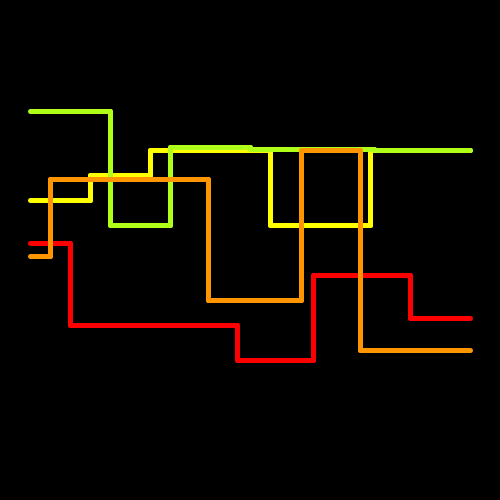
Frame 1 (no input)
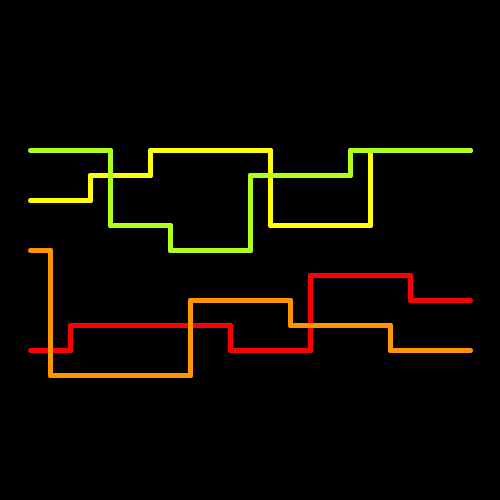
Frame 60 (the mouse pressed at the canvas centre just before this capture)
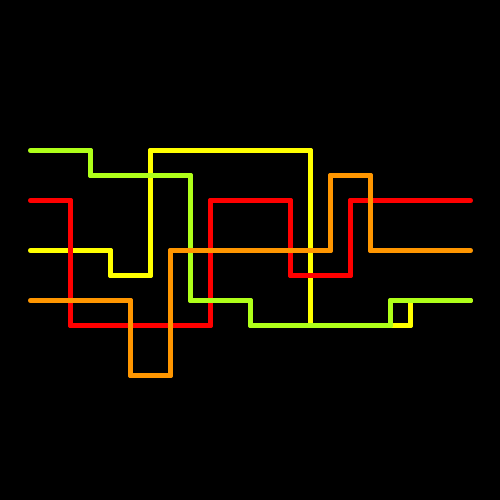
Frame 120 (the mouse held since frame 60 and released just before this capture)

The Processing sketch that drew these frames (run headless with seeded random() and noise(); from frame 60 on, the mouse is pressed at the canvas centre):

// Processing sketch: processing_86293
// ── processing_86293.pde

float changement;
float ah1;
float av1;
float bh1;
float bv1;
float ch1;
float cv1;
float dh1;
float dv1;
float eh1;
float ev1;

float ah2;
float av2;
float bh2;
float bv2;
float ch2;
float cv2;
float dh2;
float dv2;
float eh2;
float ev2;

float ah3;
float av3;
float bh3;
float bv3;
float ch3;
float cv3;
float dh3;
float dv3;
float eh3;
float ev3;

float ah4;
float av4;
float bh4;
float bv4;
float ch4;
float cv4;
float dh4;
float dv4;
float eh4;
float ev4;

float av5;
float bv5;
float cv5;
float dv5;
float ev5;


float cah1;
float cav1;
float cah2;
float cav2;


void setup (){
  size (500,500);
  smooth ();
  background (255);
  
  
  
  //   PLACEMENT ALEATOIRE DES FLOATS
  
  
  
  
  
  //   H 1
  
  ah1 = random (0,4);
  bh1 = random (0,4);
  ch1 = random (0,4);
  dh1 = random (0,4);
  eh1 = random (0,4);
  
  //   V 1
  
  av1 = random (0,4);
  bv1 = random (0,4);
  cv1 = random (0,4);
  dv1 = random (0,4);
  ev1 = random (0,4);
  
  //   H 2
  
  ah2 = random (0,4);
  bh2 = random (0,4);
  ch2 = random (0,4);
  dh2 = random (0,4);
  eh2 = random (0,4);
  
  //   V 2
  
  av2 = random (0,4);
  bv2 = random (0,4);
  cv2 = random (0,4);
  dv2 = random (0,4);
  ev2 = random (0,4);
  
  //   H 3
  
  ah3 = random (0,4);
  bh3 = random (0,4);
  ch3 = random (0,4);
  dh3 = random (0,4);
  eh3 = random (0,4);
  
  //   V 3
  
  av3 = random (0,4);
  bv3 = random (0,4);
  cv3 = random (0,4);
  dv3 = random (0,4);
  ev3 = random (0,4);
  
  //   H 4
  
  ah4 = random (0,4);
  bh4 = random (0,4);
  ch4 = random (0,4);
  dh4 = random (0,4);
  eh4 = random (0,4);
  
  //   V 4
  
  av4 = random (0,4);
  bv4 = random (0,4);
  cv4 = random (0,4);
  dv4 = random (0,4);
  ev4 = random (0,4);
  
  
  //   CH
  
  cah1 = 0;
  cah2 = width*2;
  
  //   CV
  
  cav1 = 0;
  cav2 = height*2;
  
}

void draw (){
  
  background (0);
  //noStroke ();
  //fill (0);
  //rect (0,0,width,height);
  
  
  
  
  
  //   REPOSITIONNEMENT DES FLOATS
  
  
  
  
  
  //   CHANGEMENT
  
  
  
  
  
  changement = changement+1;
  if (changement>100){
    changement = 0;
  ah1 = random (0,4);
  bh1 = random (0,4);
  ch1 = random (0,4);
  dh1 = random (0,4);
  eh1 = random (0,4);
  av1 = random (0,4);
  bv1 = random (0,4);
  cv1 = random (0,4);
  dv1 = random (0,4);
  ev1 = random (0,4);
  ah2 = random (0,4);
  bh2 = random (0,4);
  ch2 = random (0,4);
  dh2 = random (0,4);
  eh2 = random (0,4);
  av2 = random (0,4);
  bv2 = random (0,4);
  cv2 = random (0,4);
  dv2 = random (0,4);
  ev2 = random (0,4);
  ah3 = random (0,4);
  bh3 = random (0,4);
  ch3 = random (0,4);
  dh3 = random (0,4);
  eh3 = random (0,4);
  av3 = random (0,4);
  bv3 = random (0,4);
  cv3 = random (0,4);
  dv3 = random (0,4);
  ev3 = random (0,4);
  ah4 = random (0,4);
  bh4 = random (0,4);
  ch4 = random (0,4);
  dh4 = random (0,4);
  eh4 = random (0,4);
  av4 = random (0,4);
  bv4 = random (0,4);
  cv4 = random (0,4);
  dv4 = random (0,4);
  ev4 = random (0,4);
  av5 = random (0,4);
  bv5 = random (0,4);
  cv5 = random (0,4);
  dv5 = random (0,4);
  ev5 = random (0,4);}
  
  
  
  
  
  //   H1
  
  
  
  if (ah1>-2){
    if (ah1<1){
    ah1 = 0;}}
  if (ah1>1){
    if (ah1<2){
    ah1 = 1;}}
  if (ah1>2){
    if (ah1<3){
    ah1 = 2;}}
  if (ah1>3){
    if (ah1<4){
    ah1 = 3;}}
  if (ah1>4){
    ah1 = 4;}
  
  if (bh1>-2){
    if (bh1<1){
    bh1 = 0;}}
  if (bh1>1){
    if (bh1<2){
    bh1 = 1;}}
  if (bh1>2){
    if (bh1<3){
    bh1 = 2;}}
  if (bh1>3){
    if (bh1<4){
    bh1 = 3;}}
  if (bh1>4){
    bh1 = 4;}
  
  if (bh1<ah1+1){
    if (bh1>ah1-1){
    bh1 = random (-1,5);}}
  
  if (ch1>-2){
    if (ch1<1){
    ch1 = 0;}}
  if (ch1>1){
    if (ch1<2){
    ch1 = 1;}}
  if (ch1>2){
    if (ch1<3){
    ch1 = 2;}}
  if (ch1>3){
    if (ch1<4){
    ch1 = 3;}}
  if (ch1>4){
    ch1 = 4;}
  
  if (ch1<ah1+1){
    if (ch1>ah1-1){
    ch1 = random (-1,5);}}
  if (ch1<bh1+1){
    if (ch1>bh1-1){
    ch1 = random (-1,5);}}
  
  if (dh1>-2){
    if (dh1<1){
    dh1 = 0;}}
  if (dh1>1){
    if (dh1<2){
    dh1 = 1;}}
  if (dh1>2){
    if (dh1<3){
    dh1 = 2;}}
  if (dh1>3){
    if (dh1<4){
    dh1 = 3;}}
  if (dh1>4){
    dh1 = 4;}
  
  if (dh1<ah1+1){
    if (dh1>ah1-1){
    dh1 = random (-1,5);}}
  if (dh1<bh1+1){
    if (dh1>bh1-1){
    dh1 = random (-1,5);}}
  if (dh1<ch1+1){
    if (dh1>ch1-1){
    dh1 = random (-1,5);}}
  
  if (eh1>-2){
    if (eh1<1){
    eh1 = 0;}}
  if (eh1>1){
    if (eh1<2){
    eh1 = 1;}}
  if (eh1>2){
    if (eh1<3){
    eh1 = 2;}}
  if (eh1>3){
    if (eh1<4){
    eh1 = 3;}}
  if (eh1>4){
    eh1 = 4;}
  
  if (eh1<ah1+1){
    if (eh1>ah1-1){
    eh1 = random (-1,5);}}
  if (eh1<bh1+1){
    if (eh1>bh1-1){
    eh1 = random (-1,5);}}
  if (eh1<ch1+1){
    if (eh1>ch1-1){
    eh1 = random (-1,5);}}
  if (eh1<dh1+1){
    if (eh1>dh1-1){
    eh1 = random (-1,5);}}
  
  
  
  //   V1
  
  
  
  if (av1>-2){
    if (av1<1){
    av1 = 0;}}
  if (av1>1){
    if (av1<2){
    av1 = 1;}}
  if (av1>2){
    if (av1<3){
    av1 = 2;}}
  if (av1>3){
    if (av1<4){
    av1 = 3;}}
  if (av1>4){
    av1 = 4;}
  
  if (bv1>-2){
    if (bv1<1){
    bv1 = 0;}}
  if (bv1>1){
    if (bv1<2){
    bv1 = 1;}}
  if (bv1>2){
    if (bv1<3){
    bv1 = 2;}}
  if (bv1>3){
    if (bv1<4){
    bv1 = 3;}}
  if (bv1>4){
    bv1 = 4;}
  
  if (bv1<av1+1){
    if (bv1>av1-1){
    bv1 = random (-1,5);}}
  
  if (cv1>-2){
    if (cv1<1){
    cv1 = 0;}}
  if (cv1>1){
    if (cv1<2){
    cv1 = 1;}}
  if (cv1>2){
    if (cv1<3){
    cv1 = 2;}}
  if (cv1>3){
    if (cv1<4){
    cv1 = 3;}}
  if (cv1>4){
    cv1 = 4;}
  
  if (cv1<av1+1){
    if (cv1>av1-1){
    cv1 = random (-1,5);}}
  if (cv1<bv1+1){
    if (cv1>bv1-1){
    cv1 = random (-1,5);}}
  
  if (dv1>-2){
    if (dv1<1){
    dv1 = 0;}}
  if (dv1>1){
    if (dv1<2){
    dv1 = 1;}}
  if (dv1>2){
    if (dv1<3){
    dv1 = 2;}}
  if (dv1>3){
    if (dv1<4){
    dv1 = 3;}}
  if (dv1>4){
    dv1 = 4;}
  
  if (dv1<av1+1){
    if (dv1>av1-1){
    dv1 = random (-1,5);}}
  if (dv1<bv1+1){
    if (dv1>bv1-1){
    dv1 = random (-1,5);}}
  if (dv1<cv1+1){
    if (dv1>cv1-1){
    dv1 = random (-1,5);}}
  
  if (ev1>-2){
    if (ev1<1){
    ev1 = 0;}}
  if (ev1>1){
    if (ev1<2){
    ev1 = 1;}}
  if (ev1>2){
    if (ev1<3){
    ev1 = 2;}}
  if (ev1>3){
    if (ev1<4){
    ev1 = 3;}}
  if (ev1>4){
    ev1 = 4;}
  
  if (ev1<av1+1){
    if (ev1>av1-1){
    ev1 = random (-1,5);}}
  if (ev1<bv1+1){
    if (ev1>bv1-1){
    ev1 = random (-1,5);}}
  if (ev1<cv1+1){
    if (ev1>cv1-1){
    ev1 = random (-1,5);}}
  if (ev1<dv1+1){
    if (ev1>dv1-1){
    ev1 = random (-1,5);}}
  
  
  
  
  //   H2
  
  
  
  if (ah2>-2){
    if (ah2<1){
    ah2 = 0;}}
  if (ah2>1){
    if (ah2<2){
    ah2 = 1;}}
  if (ah2>2){
    if (ah2<3){
    ah2 = 2;}}
  if (ah2>3){
    if (ah2<4){
    ah2 = 3;}}
  if (ah2>4){
    ah2 = 4;}
  
  if (bh2>-2){
    if (bh2<1){
    bh2 = 0;}}
  if (bh2>1){
    if (bh2<2){
    bh2 = 1;}}
  if (bh2>2){
    if (bh2<3){
    bh2 = 2;}}
  if (bh2>3){
    if (bh2<4){
    bh2 = 3;}}
  if (bh2>4){
    bh2 = 4;}
  
  if (bh2<ah2+1){
    if (bh2>ah2-1){
    bh2 = random (-1,5);}}
  
  if (ch2>-2){
    if (ch2<1){
    ch2 = 0;}}
  if (ch2>1){
    if (ch2<2){
    ch2 = 1;}}
  if (ch2>2){
    if (ch2<3){
    ch2 = 2;}}
  if (ch2>3){
    if (ch2<4){
    ch2 = 3;}}
  if (ch2>4){
    ch2 = 4;}
  
  if (ch2<ah2+1){
    if (ch2>ah2-1){
    ch2 = random (-1,5);}}
  if (ch2<bh2+1){
    if (ch2>bh2-1){
    ch2 = random (-1,5);}}
  
  if (dh2>-2){
    if (dh2<1){
    dh2 = 0;}}
  if (dh2>1){
    if (dh2<2){
    dh2 = 1;}}
  if (dh2>2){
    if (dh2<3){
    dh2 = 2;}}
  if (dh2>3){
    if (dh2<4){
    dh2 = 3;}}
  if (dh2>4){
    dh2 = 4;}
  
  if (dh2<ah2+1){
    if (dh2>ah2-1){
    dh2 = random (-1,5);}}
  if (dh2<bh2+1){
    if (dh2>bh2-1){
    dh2 = random (-1,5);}}
  if (dh2<ch2+1){
    if (dh2>ch2-1){
    dh2 = random (-1,5);}}
  
  if (eh2>-2){
    if (eh2<1){
    eh2 = 0;}}
  if (eh2>1){
    if (eh2<2){
    eh2 = 1;}}
  if (eh2>2){
    if (eh2<3){
    eh2 = 2;}}
  if (eh2>3){
    if (eh2<4){
    eh2 = 3;}}
  if (eh2>4){
    eh2 = 4;}
  
  if (eh2<ah2+1){
    if (eh2>ah2-1){
    eh2 = random (-1,5);}}
  if (eh2<bh2+1){
    if (eh2>bh2-1){
    eh2 = random (-1,5);}}
  if (eh2<ch2+2){
    if (eh2>ch2-1){
    eh2 = random (-1,5);}}
  if (eh2<dh2+1){
    if (eh2>dh2-1){
    eh2 = random (-1,5);}}
  
  
  
  //   V2
  
  
  
  if (av2>-2){
    if (av2<1){
    av2 = 0;}}
  if (av2>1){
    if (av2<2){
    av2 = 1;}}
  if (av2>2){
    if (av2<3){
    av2 = 2;}}
  if (av2>3){
    if (av2<4){
    av2 = 3;}}
  if (av2>4){
    av2 = 4;}
  
  if (bv2>-2){
    if (bv2<1){
    bv2 = 0;}}
  if (bv2>1){
    if (bv2<2){
    bv2 = 1;}}
  if (bv2>2){
    if (bv2<3){
    bv2 = 2;}}
  if (bv2>3){
    if (bv2<4){
    bv2 = 3;}}
  if (bv2>4){
    bv2 = 4;}
  
  if (bv2<av2+1){
    if (bv2>av2-1){
    bv2 = random (-1,5);}}
  
  if (cv2>-2){
    if (cv2<1){
    cv2 = 0;}}
  if (cv2>1){
    if (cv2<2){
    cv2 = 1;}}
  if (cv2>2){
    if (cv2<3){
    cv2 = 2;}}
  if (cv2>3){
    if (cv2<4){
    cv2 = 3;}}
  if (cv2>4){
    cv2 = 4;}
  
  if (cv2<av2+1){
    if (cv2>av2-1){
    cv2 = random (-1,5);}}
  if (cv2<bv2+1){
    if (cv2>bv2-1){
    cv2 = random (-1,5);}}
  
  if (dv2>-2){
    if (dv2<1){
    dv2 = 0;}}
  if (dv2>1){
    if (dv2<2){
    dv2 = 1;}}
  if (dv2>2){
    if (dv2<3){
    dv2 = 2;}}
  if (dv2>3){
    if (dv2<4){
    dv2 = 3;}}
  if (dv2>4){
    dv2 = 4;}
  
  if (dv2<av2+1){
    if (dv2>av2-1){
    dv2 = random (-1,5);}}
  if (dv2<bv2+1){
    if (dv2>bv2-1){
    dv2 = random (-1,5);}}
  if (dv2<cv2+1){
    if (dv2>cv2-1){
    dv2 = random (-1,5);}}
  
  if (ev2>-2){
    if (ev2<1){
    ev2 = 0;}}
  if (ev2>1){
    if (ev2<2){
    ev2 = 1;}}
  if (ev2>2){
    if (ev2<3){
    ev2 = 2;}}
  if (ev2>3){
    if (ev2<4){
    ev2 = 3;}}
  if (ev2>4){
    ev2 = 4;}
  
  if (ev2<av2+1){
    if (ev2>av2-1){
    ev2 = random (-1,5);}}
  if (ev2<bv2+1){
    if (ev2>bv2-1){
    ev2 = random (-1,5);}}
  if (ev2<cv2+1){
    if (ev2>cv2-1){
    ev2 = random (-1,5);}}
  if (ev2<dv2+1){
    if (ev2>dv2-1){
    ev2 = random (-1,5);}}
  
  
  
  //   H3
  
  
  
  if (ah3>-2){
    if (ah3<1){
    ah3 = 0;}}
  if (ah3>1){
    if (ah3<2){
    ah3 = 1;}}
  if (ah3>2){
    if (ah3<3){
    ah3 = 2;}}
  if (ah3>3){
    if (ah3<4){
    ah3 = 3;}}
  if (ah3>4){
    ah3 = 4;}
  
  if (bh3>-2){
    if (bh3<1){
    bh3 = 0;}}
  if (bh3>1){
    if (bh3<2){
    bh3 = 1;}}
  if (bh3>2){
    if (bh3<3){
    bh3 = 2;}}
  if (bh3>3){
    if (bh3<4){
    bh3 = 3;}}
  if (bh3>4){
    bh3 = 4;}
  
  if (bh3<ah3+1){
    if (bh3>ah3-1){
    bh3 = random (-1,5);}}
  
  if (ch3>-2){
    if (ch3<1){
    ch3 = 0;}}
  if (ch3>1){
    if (ch3<2){
    ch3 = 1;}}
  if (ch3>2){
    if (ch3<3){
    ch3 = 2;}}
  if (ch3>3){
    if (ch3<4){
    ch3 = 3;}}
  if (ch3>4){
    ch3 = 4;}
  
  if (ch3<ah3+1){
    if (ch3>ah3-1){
    ch3 = random (-1,5);}}
  if (ch3<bh3+1){
    if (ch3>bh3-1){
    ch3 = random (-1,5);}}
  
  if (dh3>-2){
    if (dh3<1){
    dh3 = 0;}}
  if (dh3>1){
    if (dh3<2){
    dh3 = 1;}}
  if (dh3>2){
    if (dh3<3){
    dh3 = 2;}}
  if (dh3>3){
    if (dh3<4){
    dh3 = 3;}}
  if (dh3>4){
    dh3 = 4;}
  
  if (dh3<ah3+1){
    if (dh3>ah3-1){
    dh3 = random (-1,5);}}
  if (dh3<bh3+1){
    if (dh3>bh3-1){
    dh3 = random (-1,5);}}
  if (dh3<ch3+1){
    if (dh3>ch3-1){
    dh3 = random (-1,5);}}
  
  if (eh3>-2){
    if (eh3<1){
    eh3 = 0;}}
  if (eh3>1){
    if (eh3<2){
    eh3 = 1;}}
  if (eh3>2){
    if (eh3<3){
    eh3 = 2;}}
  if (eh3>3){
    if (eh3<4){
    eh3 = 3;}}
  if (eh3>4){
    eh3 = 4;}
  
  if (eh3<ah3+1){
    if (eh3>ah3-1){
    eh3 = random (-1,5);}}
  if (eh3<bh3+1){
    if (eh3>bh3-1){
    eh3 = random (-1,5);}}
  if (eh3<ch3+2){
    if (eh3>ch3-1){
    eh3 = random (-1,5);}}
  if (eh3<dh3+1){
    if (eh3>dh3-1){
    eh3 = random (-1,5);}}
  
  
  
  //   V3
  
  
  
  if (av3>-2){
    if (av3<1){
    av3 = 0;}}
  if (av3>1){
    if (av3<2){
    av3 = 1;}}
  if (av3>2){
    if (av3<3){
    av3 = 2;}}
  if (av3>3){
    if (av3<4){
    av3 = 3;}}
  if (av3>4){
    av3 = 4;}
  
  if (bv3>-2){
    if (bv3<1){
    bv3 = 0;}}
  if (bv3>1){
    if (bv3<2){
    bv3 = 1;}}
  if (bv3>2){
    if (bv3<3){
    bv3 = 2;}}
  if (bv3>3){
    if (bv3<4){
    bv3 = 3;}}
  if (bv3>4){
    bv3 = 4;}
  
  if (bv3<av2+1){
    if (bv3>av2-1){
    bv3 = random (-1,5);}}
  
  if (cv3>-2){
    if (cv3<1){
    cv3 = 0;}}
  if (cv3>1){
    if (cv3<2){
    cv3 = 1;}}
  if (cv3>2){
    if (cv3<3){
    cv3 = 2;}}
  if (cv3>3){
    if (cv3<4){
    cv3 = 3;}}
  if (cv3>4){
    cv3 = 4;}
  
  if (cv3<av3+1){
    if (cv3>av3-1){
    cv3 = random (-1,5);}}
  if (cv3<bv3+1){
    if (cv3>bv3-1){
    cv3 = random (-1,5);}}
  
  if (dv3>-2){
    if (dv3<1){
    dv3 = 0;}}
  if (dv3>1){
    if (dv3<2){
    dv3 = 1;}}
  if (dv3>2){
    if (dv3<3){
    dv3 = 2;}}
  if (dv3>3){
    if (dv3<4){
    dv3 = 3;}}
  if (dv3>4){
    dv3 = 4;}
  
  if (dv3<av3+1){
    if (dv3>av3-1){
    dv3 = random (-1,5);}}
  if (dv3<bv3+1){
    if (dv3>bv3-1){
    dv3 = random (-1,5);}}
  if (dv3<cv3+1){
    if (dv3>cv3-1){
    dv3 = random (-1,5);}}
  
  if (ev3>-2){
    if (ev3<1){
    ev3 = 0;}}
  if (ev3>1){
    if (ev3<2){
    ev3 = 1;}}
  if (ev3>2){
    if (ev3<3){
    ev3 = 2;}}
  if (ev3>3){
    if (ev3<4){
    ev3 = 3;}}
  if (ev3>4){
    ev3 = 4;}
  
  if (ev3<av3+1){
    if (ev3>av3-1){
    ev3 = random (-1,5);}}
  if (ev3<bv3+1){
    if (ev3>bv3-1){
    ev3 = random (-1,5);}}
  if (ev3<cv3+1){
    if (ev3>cv3-1){
    ev3 = random (-1,5);}}
  if (ev3<dv3+1){
    if (ev3>dv3-1){
    ev3 = random (-1,5);}}
  
  
  
  //   H4
  
  
  
  if (ah4>-2){
    if (ah4<1){
    ah4 = 0;}}
  if (ah4>1){
    if (ah4<2){
    ah4 = 1;}}
  if (ah4>2){
    if (ah4<3){
    ah4 = 2;}}
  if (ah4>3){
    if (ah4<4){
    ah4 = 3;}}
  if (ah4>4){
    ah4 = 4;}
  
  if (bh4>-2){
    if (bh4<1){
    bh4 = 0;}}
  if (bh4>1){
    if (bh4<2){
    bh4 = 1;}}
  if (bh4>2){
    if (bh4<3){
    bh4 = 2;}}
  if (bh4>3){
    if (bh4<4){
    bh4 = 3;}}
  if (bh4>4){
    bh4 = 4;}
  
  if (bh4<ah4+1){
    if (bh4>ah4-1){
    bh4 = random (-1,5);}}
  
  if (ch4>-2){
    if (ch4<1){
    ch4 = 0;}}
  if (ch4>1){
    if (ch4<2){
    ch4 = 1;}}
  if (ch4>2){
    if (ch4<3){
    ch4 = 2;}}
  if (ch4>3){
    if (ch4<4){
    ch4 = 3;}}
  if (ch4>4){
    ch4 = 4;}
  
  if (ch4<ah4+1){
    if (ch4>ah4-1){
    ch4 = random (-1,5);}}
  if (ch4<bh4+1){
    if (ch4>bh4-1){
    ch4 = random (-1,5);}}
  
  if (dh4>-2){
    if (dh4<1){
    dh4 = 0;}}
  if (dh4>1){
    if (dh4<2){
    dh4 = 1;}}
  if (dh4>2){
    if (dh4<3){
    dh4 = 2;}}
  if (dh4>3){
    if (dh4<4){
    dh4 = 3;}}
  if (dh4>4){
    dh4 = 4;}
  
  if (dh4<ah4+1){
    if (dh4>ah4-1){
    dh4 = random (-1,5);}}
  if (dh4<bh4+1){
    if (dh4>bh4-1){
    dh4 = random (-1,5);}}
  if (dh4<ch4+1){
    if (dh4>ch4-1){
    dh4 = random (-1,5);}}
  
  if (eh4>-2){
    if (eh4<1){
    eh4 = 0;}}
  if (eh4>1){
    if (eh4<2){
    eh4 = 1;}}
  if (eh4>2){
    if (eh4<3){
    eh4 = 2;}}
  if (eh4>3){
    if (eh4<4){
    eh4 = 3;}}
  if (eh4>4){
    eh4 = 4;}
  
  if (eh4<ah4+1){
    if (eh4>ah4-1){
    eh4 = random (-1,5);}}
  if (eh4<bh4+1){
    if (eh4>bh4-1){
    eh4 = random (-1,5);}}
  if (eh4<ch4+2){
    if (eh4>ch4-1){
    eh4 = random (-1,5);}}
  if (eh4<dh4+1){
    if (eh4>dh4-1){
    eh4 = random (-1,5);}}
  
  
  
  //   V4
  
  
  
  if (av4>-2){
    if (av4<1){
    av4 = 0;}}
  if (av4>1){
    if (av4<2){
    av4 = 1;}}
  if (av4>2){
    if (av4<3){
    av4 = 2;}}
  if (av4>3){
    if (av4<4){
    av4 = 3;}}
  if (av4>4){
    av4 = 4;}
  
  if (bv4>-2){
    if (bv4<1){
    bv4 = 0;}}
  if (bv4>1){
    if (bv4<2){
    bv4 = 1;}}
  if (bv4>2){
    if (bv4<3){
    bv4 = 2;}}
  if (bv4>3){
    if (bv4<4){
    bv4 = 3;}}
  if (bv4>4){
    bv4 = 4;}
  
  if (bv4<av4+1){
    if (bv4>av4-1){
    bv4 = random (-1,5);}}
  
  if (cv4>-2){
    if (cv4<1){
    cv4 = 0;}}
  if (cv4>1){
    if (cv4<2){
    cv4 = 1;}}
  if (cv4>2){
    if (cv4<3){
    cv4 = 2;}}
  if (cv4>3){
    if (cv4<4){
    cv4 = 3;}}
  if (cv4>4){
    cv4 = 4;}
  
  if (cv4<av4+1){
    if (cv4>av4+1){
    cv4 = random (-1,5);}}
  if (cv4<bv4+1){
    if (cv4>bv4-1){
    cv4 = random (-1,5);}}
  
  if (dv4>-2){
    if (dv4<1){
    dv4 = 0;}}
  if (dv4>1){
    if (dv4<2){
    dv4 = 1;}}
  if (dv4>2){
    if (dv4<3){
    dv4 = 2;}}
  if (dv4>3){
    if (dv4<4){
    dv4 = 3;}}
  if (dv4>4){
    dv4 = 4;}
  
  if (dv4<av4+1){
    if (dv4>av4-1){
    dv4 = random (-1,5);}}
  if (dv4<bv4+1){
    if (dv4>bv4-1){
    dv4 = random (-1,5);}}
  if (dv4<cv4+1){
    if (dv4>cv4-1){
    dv4 = random (-1,5);}}
  
  if (ev4>-2){
    if (ev4<1){
    ev4 = 0;}}
  if (ev4>1){
    if (ev4<2){
    ev4 = 1;}}
  if (ev4>2){
    if (ev4<3){
    ev4 = 2;}}
  if (ev4>3){
    if (ev4<4){
    ev4 = 3;}}
  if (ev4>4){
    ev4 = 4;}
  
  if (ev4<av4+1){
    if (ev4>av4-1){
    ev4 = random (-1,5);}}
  if (ev4<bv4+1){
    if (ev4>bv4-1){
    ev4 = random (-1,5);}}
  if (ev4<cv4+1){
    if (ev4>cv4-1){
    ev4 = random (-1,5);}}
  if (ev4<dv4+1){
    if (ev4>dv4-1){
    ev4 = random (-1,5);}}
  
  
  
  //   V5
  
  
  
  if (av5>-2){
    if (av5<1){
    av5 = 0;}}
  if (av5>1){
    if (av5<2){
    av5 = 1;}}
  if (av5>2){
    if (av5<3){
    av5 = 2;}}
  if (av5>3){
    if (av5<5){
    av5 = 3;}}
  if (av5>4){
    av5 = 4;}
  
  if (bv5>-2){
    if (bv5<1){
    bv5 = 0;}}
  if (bv5>1){
    if (bv5<2){
    bv5 = 1;}}
  if (bv5>2){
    if (bv5<3){
    bv5 = 2;}}
  if (bv5>3){
    if (bv5<4){
    bv5 = 3;}}
  if (bv5>4){
    bv5 = 4;}
  
  if (bv5<av5+1){
    if (bv5>av5-1){
    bv5 = random (-1,5);}}
  
  if (cv5>-2){
    if (cv5<1){
    cv5 = 0;}}
  if (cv5>1){
    if (cv5<2){
    cv5 = 1;}}
  if (cv5>2){
    if (cv5<3){
    cv5 = 2;}}
  if (cv5>3){
    if (cv5<4){
    cv5 = 3;}}
  if (cv5>4){
    cv5 = 4;}
  
  if (cv5<av5+1){
    if (cv5>av5+1){
    cv5 = random (-1,5);}}
  if (cv5<bv5+1){
    if (cv5>bv5-1){
    cv5 = random (-1,5);}}
  
  if (dv5>-2){
    if (dv5<1){
    dv5 = 0;}}
  if (dv5>1){
    if (dv5<2){
    dv5 = 1;}}
  if (dv5>2){
    if (dv5<3){
    dv5 = 2;}}
  if (dv5>3){
    if (dv5<4){
    dv5 = 3;}}
  if (dv5>4){
    dv5 = 4;}
  
  if (dv5<av5+1){
    if (dv5>av5-1){
    dv5 = random (-1,5);}}
  if (dv5<bv5+1){
    if (dv5>bv5-1){
    dv5 = random (-1,5);}}
  if (dv5<cv5+1){
    if (dv5>cv5-1){
    dv5 = random (-1,5);}}
  
  if (ev5>-2){
    if (ev5<1){
    ev5 = 0;}}
  if (ev5>1){
    if (ev5<2){
    ev5 = 1;}}
  if (ev5>2){
    if (ev5<3){
    ev5 = 2;}}
  if (ev5>3){
    if (ev5<4){
    ev5 = 3;}}
  if (ev5>4){
    ev5 = 4;}
  
  if (ev5<av5+1){
    if (ev5>av5-1){
    ev5 = random (-1,5);}}
  if (ev5<bv5+1){
    if (ev5>bv5-1){
    ev5 = random (-1,5);}}
  if (ev5<cv5+1){
    if (ev5>cv5-1){
    ev5 = random (-1,5);}}
  if (ev5<dv5+1){
    if (ev5>dv5-1){
    ev5 = random (-1,5);}}
  
  
  
  
  
  //   INT   INT   INT   INT  INT   INT   INT   INT   INT  INT   INT   INT   INT   INT  INT
  
  
  
  
  
  //   ESPACEMENT HORIZONTAL
  int espch;
  espch = 20;
  
  //   ESPACEMENT VERTICAL
  int espcv;
  espcv = 50;
  
  //   POINT HORIZONTAL DE DEPART
  int phd;
  phd = (width-espch*20)/2;
  
  //   POINT VERTICAL DE DEPART
  int pvd;
  pvd = (height-espcv*4)/2;
  
  //   EPAISSEUR DES LIGNES
  int epsl;
  epsl = 5;
  
  //   EPAISSEUR DES ELLIPSES
  int epse;
  epse = epsl*2;
  
  //   VITESSE DE DEPLACEMENT DES POINTS
  
  int vite;
  vite = 1;
  
  
  
  
  
  //   FLOAT ELLIPSE
  
  
  
    //   ELLIPSE FLOAT
  
  
  //   C 1
  
  if (cah1<1){
    cah1 = phd+espch*0-espch;}
  
  if (cah1 > phd+espch*0-espch-1){
    if (cah1 < width*2-1){
      cah1 = cah1+vite;}}
  if (cah1 > phd+ah1*espch){
    cah1 = width*3;}
  
  if (cav2 > pvd+espcv*av1-1){
    if (cav2 < width*2-1){
    cah1 = width*2;}}
  
  
  if (cav1<1){
    cav1 = pvd+espcv*av1;}
  
  //   C 2
  
  if (av1<av2){
  
  if (cah1>width*2+10){
    cav2 = pvd+espcv*av1;}
  
  if (cah1 > width*2-1){
    if (cah1 < width*2+1){
      cav2 = cav2+vite;}}}
  
  if (av1>av2){
  
  if (cah1>width*2+10){
    cav2 = pvd+espcv*av1;}
  
  if (cah1 > width*2-1){
    if (cah1 < width*2+1){
      cav2 = cav2-vite;}}}
  
  
  
  if (cah1>width*2){
    cah2 = phd+ah1*espch;}
  
  
  
  
  
  //   DRAW
  
  
  
  
  
  noFill ();
  strokeWeight (epsl);
  
  
  
  //   FIL 1, FIL JAUNE
  stroke (255,255,0);
  line (phd+espch*0-espch,pvd+espcv*av1,phd+ah1*espch,pvd+espcv*av1);
  line (phd+ah1*espch,pvd+espcv*av1,phd+ah1*espch,pvd+espcv*av2+(espcv/2));
  line (phd+ah1*espch,pvd+espcv*av2+(espcv/2),phd+ah2*espch+espch*5,pvd+espcv*av2+(espcv/2));
  line (phd+ah2*espch+espch*5,pvd+espcv*av2+(espcv/2),phd+ah2*espch+espch*5,pvd+espcv*av3);
  line (phd+ah2*espch+espch*5,pvd+espcv*av3,phd+ah3*espch+espch*10,pvd+espcv*av3);
  line (phd+ah3*espch+espch*10,pvd+espcv*av3,phd+ah3*espch+espch*10,pvd+espcv*av4+(espcv/2));
  line (phd+ah3*espch+espch*10,pvd+espcv*av4+(espcv/2),phd+ah4*espch+espch*15,pvd+espcv*av4+(espcv/2));
  line (phd+ah4*espch+espch*15,pvd+espcv*av4+(espcv/2),phd+ah4*espch+espch*15,pvd+espcv*av5);
  line (phd+ah4*espch+espch*15,pvd+espcv*av5,width-phd+espch*0+espch,pvd+espcv*av5);
  
  
  //   FIL 2, FIL ROUGE
  stroke (255,0,0);
  line (phd+espch*0-espch,pvd+espcv*bv1,phd+bh1*espch,pvd+espcv*bv1);
  line (phd+bh1*espch,pvd+espcv*bv1,phd+bh1*espch,pvd+espcv*bv2+(espcv/2));
  line (phd+bh1*espch,pvd+espcv*bv2+(espcv/2),phd+bh2*espch+espch*5,pvd+espcv*bv2+(espcv/2));
  line (phd+bh2*espch+espch*5,pvd+espcv*bv2+(espcv/2),phd+bh2*espch+espch*5,pvd+espcv*bv3);
  line (phd+bh2*espch+espch*5,pvd+espcv*bv3,phd+bh3*espch+espch*10,pvd+espcv*bv3);
  line (phd+bh3*espch+espch*10,pvd+espcv*bv3,phd+bh3*espch+espch*10,pvd+espcv*bv4+(espcv/2));
  line (phd+bh3*espch+espch*10,pvd+espcv*bv4+(espcv/2),phd+bh4*espch+espch*15,pvd+espcv*bv4+(espcv/2));
  line (phd+bh4*espch+espch*15,pvd+espcv*bv4+(espcv/2),phd+bh4*espch+espch*15,pvd+espcv*bv5);
  line (phd+bh4*espch+espch*15,pvd+espcv*bv5,width-phd+espch*0+espch,pvd+espcv*bv5);
  
  
  //   FIL3, FIL VERT
  stroke (175,255,25);
  line (phd+espch*0-espch,pvd+espcv*cv1,phd+ch1*espch,pvd+espcv*cv1);
  line (phd+ch1*espch,pvd+espcv*cv1,phd+ch1*espch,pvd+espcv*cv2+(espcv/2));
  line (phd+ch1*espch,pvd+espcv*cv2+(espcv/2),phd+ch2*espch+espch*5,pvd+espcv*cv2+(espcv/2));
  line (phd+ch2*espch+espch*5,pvd+espcv*cv2+(espcv/2),phd+ch2*espch+espch*5,pvd+espcv*cv3);
  line (phd+ch2*espch+espch*5,pvd+espcv*cv3,phd+ch3*espch+espch*10,pvd+espcv*cv3);
  line (phd+ch3*espch+espch*10,pvd+espcv*cv3,phd+ch3*espch+espch*10,pvd+espcv*cv4+(espcv/2));
  line (phd+ch3*espch+espch*10,pvd+espcv*cv4+(espcv/2),phd+ch4*espch+espch*15,pvd+espcv*cv4+(espcv/2));
  line (phd+ch4*espch+espch*15,pvd+espcv*cv4+(espcv/2),phd+ch4*espch+espch*15,pvd+espcv*cv5);
  line (phd+ch4*espch+espch*15,pvd+espcv*cv5,width-phd+espch*0+espch,pvd+espcv*cv5);
  
  
  //   FIL3, FIL ORANGE
  stroke (255,150,0);
  line (phd+espch*0-espch,pvd+espcv*dv1,phd+dh1*espch,pvd+espcv*dv1);
  line (phd+dh1*espch,pvd+espcv*dv1,phd+dh1*espch,pvd+espcv*dv2+(espcv/2));
  line (phd+dh1*espch,pvd+espcv*dv2+(espcv/2),phd+dh2*espch+espch*5,pvd+espcv*dv2+(espcv/2));
  line (phd+dh2*espch+espch*5,pvd+espcv*dv2+(espcv/2),phd+dh2*espch+espch*5,pvd+espcv*dv3);
  line (phd+dh2*espch+espch*5,pvd+espcv*dv3,phd+dh3*espch+espch*10,pvd+espcv*dv3);
  line (phd+dh3*espch+espch*10,pvd+espcv*dv3,phd+dh3*espch+espch*10,pvd+espcv*dv4+(espcv/2));
  line (phd+dh3*espch+espch*10,pvd+espcv*dv4+(espcv/2),phd+dh4*espch+espch*15,pvd+espcv*dv4+(espcv/2));
  line (phd+dh4*espch+espch*15,pvd+espcv*dv4+(espcv/2),phd+dh4*espch+espch*15,pvd+espcv*dv5);
  line (phd+dh4*espch+espch*15,pvd+espcv*dv5,width-phd+espch*0+espch,pvd+espcv*dv5);
  
  /*
  //   FIL3, FIL BLANC
  stroke (255);
  line (phd+espch*0-espch,pvd+espcv*ev1,phd+eh1*espch,pvd+espcv*ev1);
  line (phd+eh1*espch,pvd+espcv*ev1,phd+eh1*espch,pvd+espcv*ev2+(espcv/2));
  line (phd+eh1*espch,pvd+espcv*ev2+(espcv/2),phd+eh2*espch+espch*5,pvd+espcv*ev2+(espcv/2));
  line (phd+eh2*espch+espch*5,pvd+espcv*ev2+(espcv/2),phd+eh2*espch+espch*5,pvd+espcv*ev3);
  line (phd+eh2*espch+espch*5,pvd+espcv*ev3,phd+eh3*espch+espch*10,pvd+espcv*ev3);
  line (phd+eh3*espch+espch*10,pvd+espcv*ev3,phd+eh3*espch+espch*10,pvd+espcv*ev4+(espcv/2));
  line (phd+eh3*espch+espch*10,pvd+espcv*ev4+(espcv/2),phd+eh4*espch+espch*15,pvd+espcv*ev4+(espcv/2));
  line (phd+eh4*espch+espch*15,pvd+espcv*ev4+(espcv/2),phd+eh4*espch+espch*15,pvd+espcv*ev5);
  line (phd+eh4*espch+espch*15,pvd+espcv*ev5,width-phd+espch*0+espch,pvd+espcv*ev5);
  */
  
  
  
  
  //   ELLIPSE
  
  
  /*
  //   E 1
  noStroke ();
  fill (255,255,0);
  ellipse (cah1,cav1,epse,epse);
  ellipse (cah2,cav2,epse,epse);
  */
  
}
